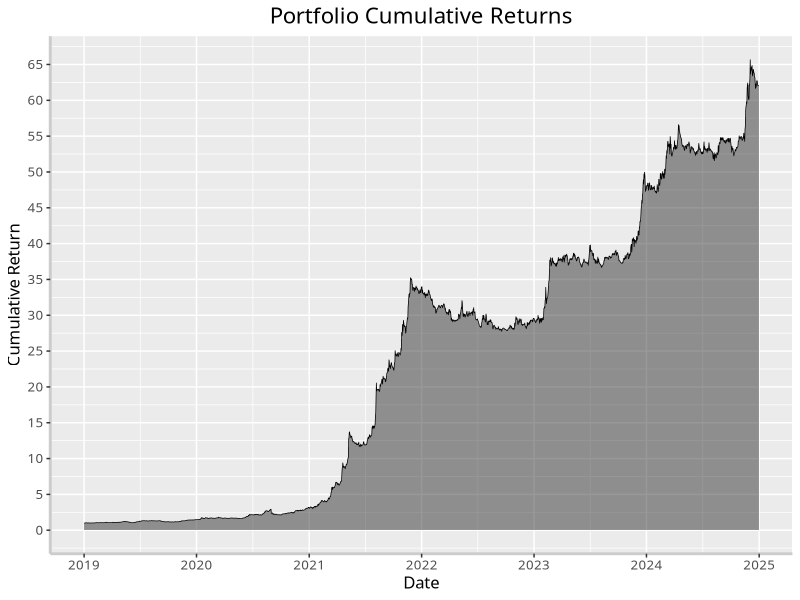
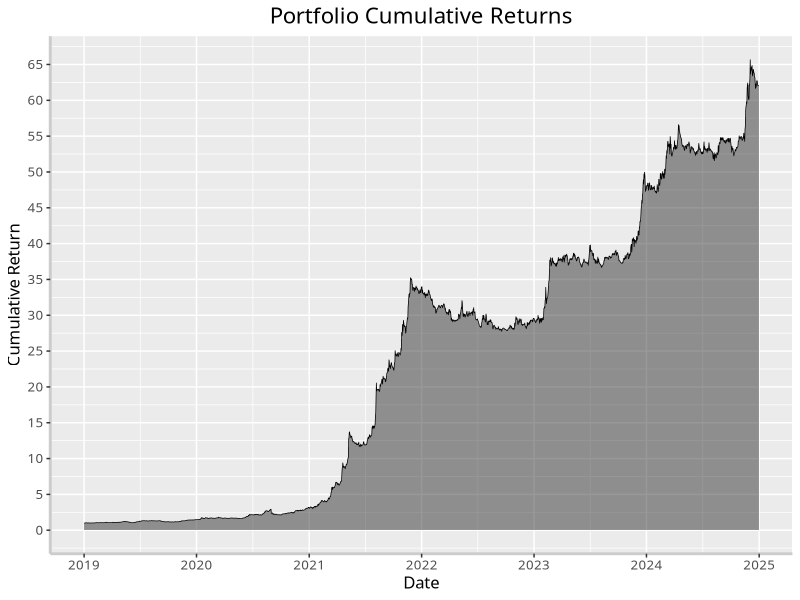

These charts were generated, in order, by the following R code:
# -------------------------------------------------------------------------------------------------------------------- #
#                                             Statistical Arbitrage Crypto                                             #
#                                                Quantitative Research                                                 #
# -------------------------------------------------------------------------------------------------------------------- #

library(tidyverse)

# Loading Data
cumulative_returns = read.csv('Cumulative Returns.csv')
cumulative_returns$Date = as.Date(cumulative_returns$Date, format="%Y-%m-%d")

# Theme
theme_set(
  theme_grey() +
    theme(
      plot.title = element_text(hjust = 0.5, size = 16),
      axis.line = element_line(linewidth = 1, colour = 'grey80'),
      text = element_text(family = 'CMU Serif', size = 12)
    )
)

# Plot the cumulative returns
ggplot(cumulative_returns, aes(x = Date, y = X0)) +
  geom_area(alpha=0.5) +
  geom_line(linewidth=0.25) +
  scale_x_date(date_breaks = "1 year", date_labels = "%Y") +
  scale_y_continuous(breaks = seq(floor(min(cumulative_returns$X0)-1),
                                  ceiling(max(cumulative_returns$X0)), by = 5)) +
  labs(title = "Portfolio Cumulative Returns", x = "Date", y = "Cumulative Return")


ggsave('cumulative_returns.png', dpi=300, width=10, height=5)